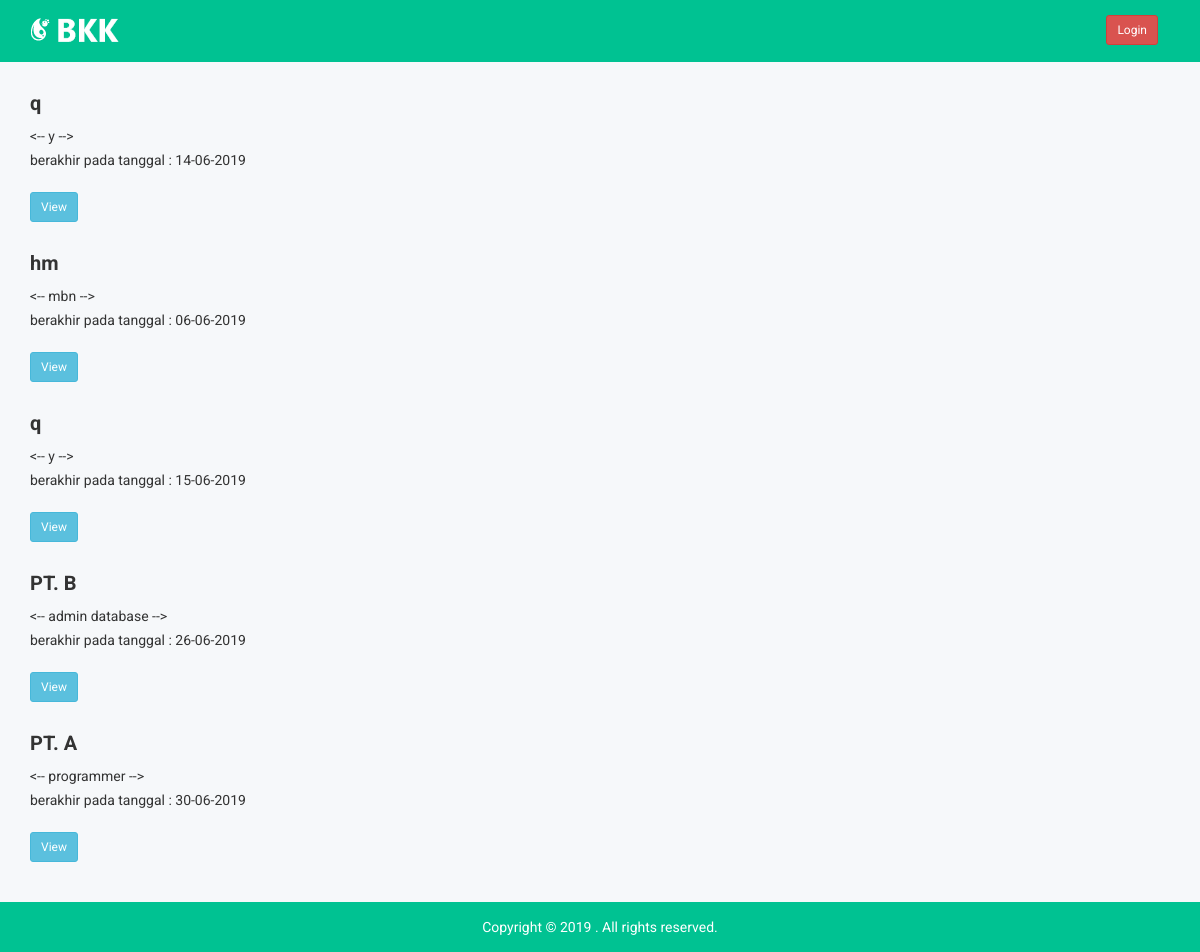
The page / on the database its author committed.
### tables this page shows
CREATE TABLE `loker` (
  `id_loker` int(11) NOT NULL,
  `posisi` varchar(100) DEFAULT NULL,
  `nama_perusahaan` varchar(100) DEFAULT NULL,
  `isi` mediumtext,
  `tanggal_ex` datetime DEFAULT NULL,
  PRIMARY KEY (`id_loker`)
);

### index.php (the view, shortened to what this page needs)
<!doctype html>
<html class="no-js" lang="">
<head>
    <link rel="stylesheet" href="css/bootstrap.min.css">
    <link rel="stylesheet" href="css/font-awesome.min.css">
    <link rel="stylesheet" href="css/owl.carousel.css">
    <link rel="stylesheet" href="css/owl.theme.css">
    <link rel="stylesheet" href="css/owl.transitions.css">
    <link rel="stylesheet" href="css/meanmenu/meanmenu.min.css">
    <link rel="stylesheet" href="css/animate.css">
    <link rel="stylesheet" href="css/normalize.css">
    <link rel="stylesheet" href="css/scrollbar/jquery.mCustomScrollbar.min.css">
    <link rel="stylesheet" href="css/jvectormap/jquery-jvectormap-2.0.3.css">
    <link rel="stylesheet" href="css/notika-custom-icon.css">
    <link rel="stylesheet" href="css/wave/waves.min.css">
    <link rel="stylesheet" href="css/main.css">
    <link rel="stylesheet" href="style.css">
    <link rel="stylesheet" href="css/responsive.css">
</head>
<body>
    <div class="header-top-area">
        <div class="container">
            <div class="row">
                <div class="col-lg-4 col-md-4 col-sm-12 col-xs-12">
                    <div class="logo-area">
                        <a href="#"><img src="img/logo/logo.png" alt="" /></a>
                    </div>
                </div>
                <div>
                    <ul class="nav nav-tabs notika-menu-wrap menu-it-icon-pro pull-right">
                        <li>
                            <a href='login.php'><button class='btn btn-danger btn-sm'>Login </button></a>
                        </li>
                    </ul>
                </div>
            </div>
        </div>
    </div>
    <?php
    include('config.php');
    $query = mysqli_query($conn, "SELECT * FROM loker ORDER BY id_loker DESC");
    ?>
     <div class="dialog-area">
        <div class="container">
            <?php
            while($data = mysqli_fetch_array($query)) {
                $tgl = $data['tanggal_ex'];
                $tanggal = date('d-m-Y', strtotime($tgl));
            echo "<div class='row'>";
                echo "<div class='col-md-12'>";
                    echo "<div class='dialog-inner mg-t-30'>";
                        echo "<div class='contact-hd dialog-hd'>";
                            echo "<h2>".$data ['nama_perusahaan']."</h2>";
                            echo "<p><-- ".$data['posisi']." --></p>";
                            echo "<p>berakhir pada tanggal : ".$tanggal."</p>";
                        echo "</div>";
                        echo "<div class='dialog-pro dialog'>";
                            echo "<a data-toggle='modal' data-target='#myModalone' data-id=".$data['id_loker']."><button class='btn btn-info btn-sm'>View </button></a>
                        </div>";
                    echo "</div>";
                echo "</div>";
            echo "</div>";
        }
            ?>
        </div>
    </div>
    <div class="footer-copyright-area">
        <div class="container">
            <div class="row">
                <div class="col-lg-12 col-md-12 col-sm-12 col-xs-12">
                    <div class="footer-copy-right">
                        <p>Copyright © 2019
. All rights reserved.</p>
                    </div>
                </div>
            </div>
        </div>
    </div>
</body>
</html>

### css/main.css (style rules this page uses)
html { color: #222; font-size: 1em; line-height: 1.4; }
audio, canvas, iframe, img, svg, video { vertical-align: middle; }

### rows shown on the page
loker: nama_perusahaan "q", posisi "y", tanggal_ex "14-06-2019"
loker: nama_perusahaan "hm", posisi "mbn", tanggal_ex "06-06-2019"
loker: nama_perusahaan "q", posisi "y", tanggal_ex "15-06-2019"
loker: nama_perusahaan "PT. B", posisi "admin database", tanggal_ex "26-06-2019"
loker: nama_perusahaan "PT. A", posisi "programmer", tanggal_ex "30-06-2019"
